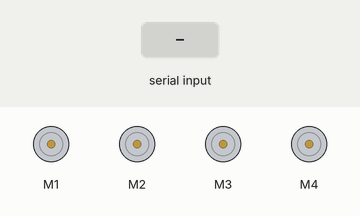
Recording of a sketch running on a simulated Arduino Mega 2560, built with avr-gcc and run on an emulated ATmega2560. Shown: 4 × DC motor (green arrow = forward, orange = backward, longer = faster). The test bench sets the inputs (shaded band).

Above: at 2.7 s.
2.8 s: "AVANCER\n" received over Serial
At 3.8 s:
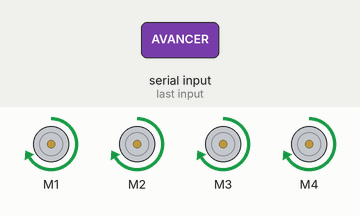
4.3 s: "RECULER\n" received over Serial
At 4.9 s:
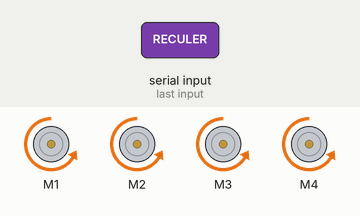
5.8 s: "TOURNER_G\n" received over Serial
At 6.1 s:
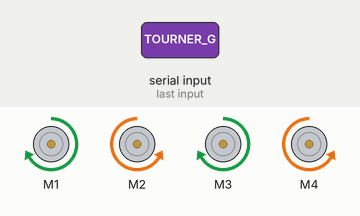
7.3 s: "TOURNER_D\n" received over Serial
At 8.5 s:
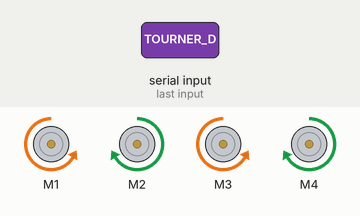
8.8 s: "STOP\n" received over Serial
At 9.4 s:
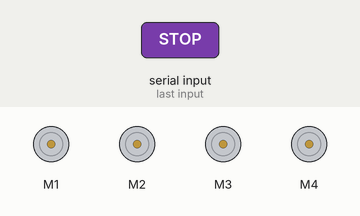
Timing chart, 0 to 11.3 s (numbered marks = the images above; inputs shaded):
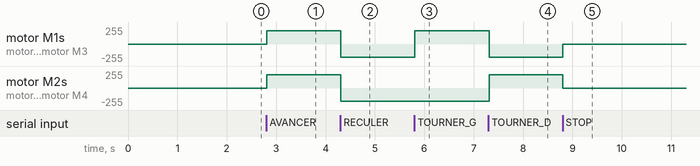

The sketch:

sketch_apr14a.ino
```cpp
/*
 CONTROLE MOTEURS - J. DAVY
 */
#include <AFMotor.h>

// CAPTEURS ULTRASONS
#define TRIG_AV 22
#define ECHO_AV 24
#define TRIG_DR 44
#define ECHO_DR 46
#define TRIG_GA 34
#define ECHO_GA 36

// MOTEURS
AF_DCMotor m1(1), m2(2), m3(3), m4(4);
int vitesse = 200;

// CAPTEURS
long calculDistance(int trigPin, int echoPin) {
  digitalWrite(trigPin, LOW);
  delayMicroseconds(5);
  digitalWrite(trigPin, HIGH);
  delayMicroseconds(10);
  digitalWrite(trigPin, LOW);
  long duree = pulseIn(echoPin, HIGH, 30000);
  if (duree == 0) {
    return -1 ;
  }
  return duree * 0.034 / 2;
}

void envoyerDistances() {
  long av = calculDistance(TRIG_AV, ECHO_AV);
  long dr = calculDistance(TRIG_DR, ECHO_DR);
  long ga = calculDistance(TRIG_GA, ECHO_GA);
  Serial.print("DIST:");
  Serial.print(av);
  Serial.print(":");
  Serial.print(dr);
  Serial.print(":");
  Serial.println(ga);
}

// MOTEURS: commandes simples
void stop() {
  m1.run(RELEASE); m2.run(RELEASE);
  m3.run(RELEASE); m4.run(RELEASE);
}

void avancer() {
  m1.setSpeed(vitesse); m2.setSpeed(vitesse);
  m3.setSpeed(vitesse); m4.setSpeed(vitesse);
  m1.run(FORWARD); m2.run(FORWARD);
  m3.run(FORWARD); m4.run(FORWARD);
}

void reculer() {
  m1.setSpeed(vitesse); m2.setSpeed(vitesse);
  m3.setSpeed(vitesse); m4.setSpeed(vitesse);
  m1.run(BACKWARD); m2.run(BACKWARD);
  m3.run(BACKWARD); m4.run(BACKWARD);
}

void tournerGauche() {
  m1.setSpeed(vitesse); m2.setSpeed(vitesse);
  m3.setSpeed(vitesse); m4.setSpeed(vitesse);
  m1.run(FORWARD);  m3.run(FORWARD);
  m2.run(BACKWARD); m4.run(BACKWARD);
}

void tournerDroite() {
  m1.setSpeed(vitesse); m2.setSpeed(vitesse);
  m3.setSpeed(vitesse); m4.setSpeed(vitesse);
  m1.run(BACKWARD); m3.run(BACKWARD);
  m2.run(FORWARD);  m4.run(FORWARD);
}


// SETUP
void setup() {
  Serial.begin(9600);
  pinMode(TRIG_AV, OUTPUT);
  pinMode(ECHO_AV, INPUT);
  pinMode(TRIG_DR, OUTPUT);
  pinMode(ECHO_DR,  INPUT);
  pinMode(TRIG_GA, OUTPUT);
  pinMode(ECHO_GA, INPUT);
}

//LOOP
void loop() {
  if (Serial.available()) {
    String cmd = Serial.readStringUntil('\n');
    cmd.trim();
    if (cmd.length() == 0) return;

    // Commandes simples (port_serie.py)
    if      (cmd == "AVANCER")   avancer();
    else if (cmd == "RECULER")   reculer();
    else if (cmd == "TOURNER_G") tournerGauche();
    else if (cmd == "TOURNER_D") tournerDroite();
    else if (cmd == "STOP")      stop();
    else if (cmd == "DISTANCE")  envoyerDistances();
  }
}
```

Measured:
- after the input at 2.8 s, motor M1–4: stopped → forward 200/255 at once
- after the input at 4.3 s, motor M1–4: forward 200/255 → backward 200/255 at once
- after the input at 5.8 s, motor M1, motor M3: backward 200/255 → forward 200/255 at once
- after the input at 7.3 s, motor M1, motor M3: forward 200/255 → backward 200/255 at once; motor M2, motor M4: backward 200/255 → forward 200/255 at once
- after the input at 8.8 s, motor M1, motor M3: backward 200/255 → stopped at once; motor M2, motor M4: forward 200/255 → stopped at once
